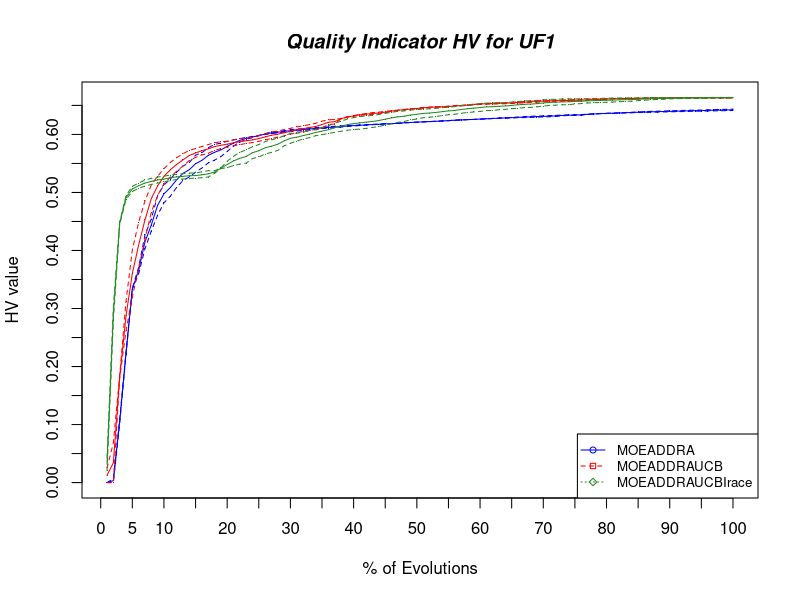

Source code (R):
# Read data file
algorithm1 <- read.table("../history/MOEADDRA/data_HV_MOEADDRA_UF1.dat", header=T, sep="\t") 
algorithm2 <- read.table("../history/MOEADDRAUCB/data_HV_MOEADDRAUCB_UF1.dat", header=T, sep="\t") 
algorithm3 <- read.table("../history/MOEADDRAUCBIrace/data_HV_MOEADDRAUCBIrace_UF1.dat", header=T, sep="\t") 
# Compute the max and min y 
max_y <- max(algorithm1, algorithm2, algorithm3)
min_y <- min(algorithm1, algorithm2, algorithm3)

algorithm1mean <- c()
algorithm1Q <- c()

#calcules mean, 1o quartil and 3 quartil
for(n in 1:100){ 
	algorithm1mean<-append(algorithm1mean,mean(algorithm1[,n]))
	algorithm1Q <-rbind(algorithm1Q,quantile(algorithm1[,n], c(0.25,0.75),type=1))#rbind is to merge, or, add new line in data frame
}

algorithm2mean <- c()
algorithm2Q <- c()

#calcules mean, 1o quartil and 3 quartil
for(n in 1:100){ 
	algorithm2mean<-append(algorithm2mean,mean(algorithm2[,n]))
	algorithm2Q <-rbind(algorithm2Q,quantile(algorithm2[,n], c(0.25,0.75),type=1))#rbind is to merge, or, add new line in data frame
}

algorithm3mean <- c()
algorithm3Q <- c()

#calcules mean, 1o quartil and 3 quartil
for(n in 1:100){ 
	algorithm3mean<-append(algorithm3mean,mean(algorithm3[,n]))
	algorithm3Q <-rbind(algorithm3Q,quantile(algorithm3[,n], c(0.25,0.75),type=1))#rbind is to merge, or, add new line in data frame
}

# Define colors to be used
plot_colors <- c("blue","red","forestgreen", "gray60","yellow", "brown", "darkorange", "deepskyblue")

plot(algorithm1mean, type="o", col=plot_colors[1],  ylim=c(min_y,max_y), axes=FALSE, ann=FALSE, pch='.', lty=1)

lines(algorithm1Q[,1], type="o", pch='.', lty=2, col=plot_colors[1])
lines(algorithm1Q[,2], type="o", pch='.', lty=2, col=plot_colors[1])

lines(algorithm2mean, type="o", pch='.', lty=1, col=plot_colors[2])
lines(algorithm2Q[,1], type="o", pch='.', lty=2, col=plot_colors[2])
lines(algorithm2Q[,2], type="o", pch='.', lty=2, col=plot_colors[2])

lines(algorithm3mean, type="o", pch='.', lty=1, col=plot_colors[3])
lines(algorithm3Q[,1], type="o", pch='.', lty=2, col=plot_colors[3])
lines(algorithm3Q[,2], type="o", pch='.', lty=2, col=plot_colors[3])


# Make x,y axis 
axis(1, at=seq(0,100,5))
axis(2, at=seq(min_y, max_y, 0.05))

# Create box around plot
box()

# Create a title bold/italic font
title(main="Quality Indicator HV for UF1", font.main=4)

# Label the x and y axes
title(xlab= "% of Evolutions")
title(ylab= "HV value")

# Create a legend
legend("bottomright", c("MOEADDRA", "MOEADDRAUCB", "MOEADDRAUCBIrace"), cex=0.8, col=plot_colors, pch=21:23, lty=1:3);